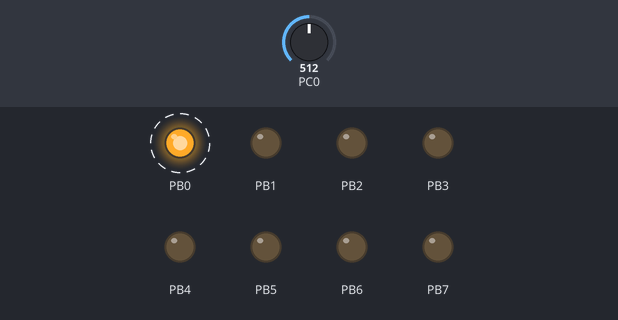
Bench run of a program on a simulated ATmega328P, built with avr-gcc and emulated at 8 MHz. On the bench: output pins drawn as LEDs (lit = HIGH). Dashed ring = blinking. The inputs (shaded band) are chosen by the test bench; at power-on: PC0 = 512.

Above: at 0.96 s.
1.3 s: PC0 set to 122
At 1.32 s:
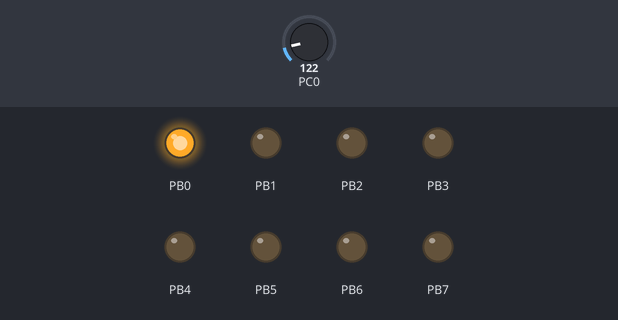
At 1.68 s:
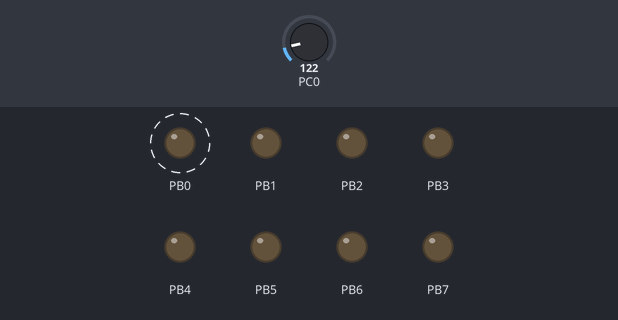
4.3 s: PC0 set to 510
Timing chart, 0 to 13.3 s (numbered marks = the images above; inputs shaded):
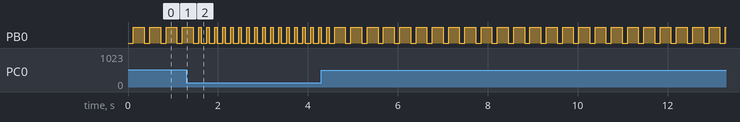

Measured:
- after the input at 1.3 s, PB0: alternates HIGH for 0.06 s and LOW for 0.12 s, starting after 0.33 s
- by itself, PB0: alternates HIGH for 0.24 s and LOW for 0.12 s

The program:

DA5_DC.c
```c
/*
 * DA5_DC.c
 *
 * Created: 4/14/2015 11:43:41 AM
 *  Author: ghimirea
	DC Motor
 */

#define F_CPU 8000000UL //XTAL = 8MHZ
#include <avr/io.h>
#include <util/delay.h>
//#define ENABLE 0

void adc_init()
{
	ADCSRA = (1<<ADEN) | (1<<ADPS1);	//enable ADC
	//ADMUX = 0X00;
}

void adc_read()
{
	ADCSRA |= (1<<ADSC);	//analog to digital
	while ((ADCSRA&(1<<ADIF))== 0)
	{	//wait for the conversion

	}

}
void delay_pot()
{
	while ((TIFR1 & (1<<OCF1A)) == 0)	//control delay
	{

	}
	TIFR1 |= (1<<OCF1A);
}
int main()
{
	DDRB = 0xFF; //make PORTB output pin
	DDRC = 0x00; //make PORTC input

	TCCR1B = 0x0D;	//sets WGM12 = 1; CS12 = 1 and CS10 = 1

	adc_init();	//initialize PC.0 as input

	while(1)
	{

		adc_read();	//converts analog to digital

		OCR1A = 950;	//set a constant value for output compare register

		delay_pot();	//delay

		if (ADC<90){
			ADC = 90;	//set min to 90

		}

		if (ADC>500){
			ADC = 500;	//set max to 500

		}

		OCR1A = ((ADC-80)*3.8) + 280;	//value from to potentiometer

		PORTB ^= 0x01;	//Toggle PB.0

		delay_pot();	//delay


		PORTB ^= 0x01;	//Toggle PB.0
	}
	return 0 ;
}
```
